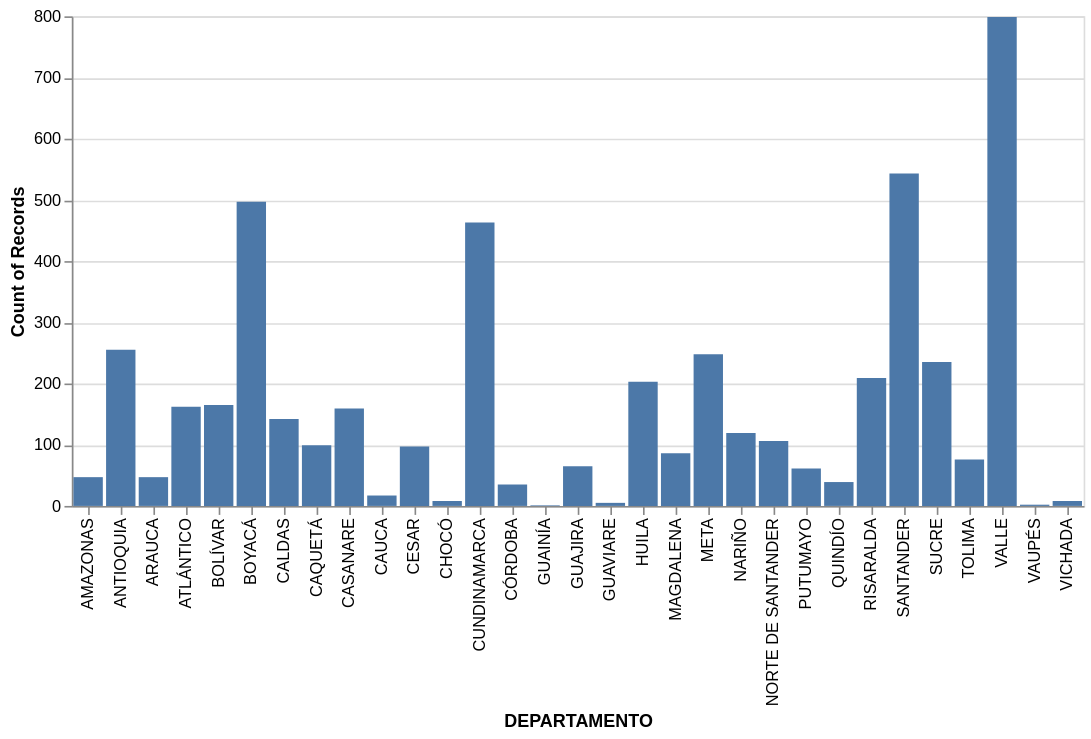

Here is the notebook cell this chart was saved with:
### Markdown cell above
# Análisis de la Gráfica
De la gráfica anterior podemos decir:
Hay tres departamentos que reportan el mayor numero de casos de violencia:
- Cundinamarca
- Valle
- Meta

### Code cell
# Generemos un Histograma por cantidad de reportes de casos de violencia por
# Departamento
alt.Chart(df).mark_bar().encode(alt.X('DEPARTAMENTO'), y='count()')

### Figure 1 — Vega-Lite specification as saved in the notebook (floating-point values rounded to 4 significant figures; data arrays with more than 128 entries replaced by an {"elided": "..."} marker saying what was removed)
{"config": {"view": {"continuousWidth": 400, "continuousHeight": 300}}, "data": {"name": "data-ef7b094600960c3ad7f90c665cd16e5e"}, "mark": "bar", "encoding": {"x": {"field": "DEPARTAMENTO", "type": "nominal"}, "y": {"aggregate": "count", "type": "quantitative"}}, "$schema": "https://vega.github.io/schema/vega-lite/v4.17.0.json", "datasets": {"data-ef7b094600960c3ad7f90c665cd16e5e": {"elided": "4998 records"}}}
